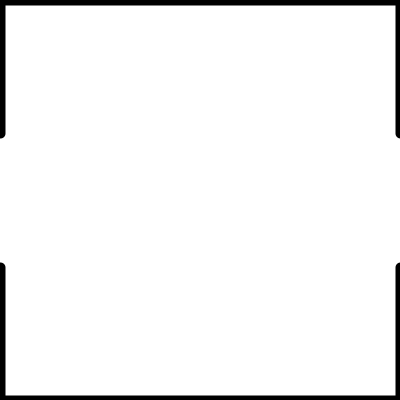
Frame 1 (no input)
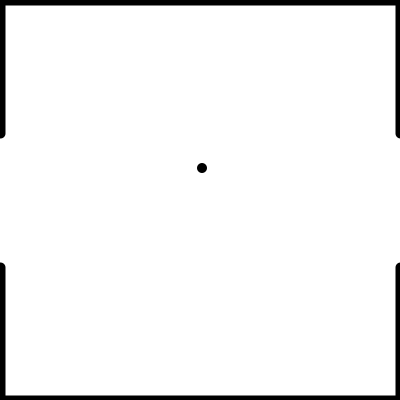
Frame 60 (the mouse pressed at the canvas centre just before this capture)
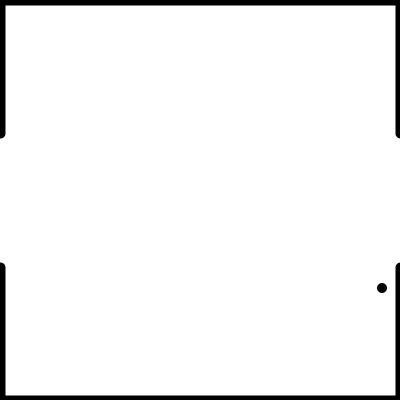
Frame 120 (the mouse held since frame 60 and released just before this capture)

The Processing sketch that drew these frames (run headless with seeded random() and noise(); from frame 60 on, the mouse is pressed at the canvas centre):

// Processing sketch: processing_131405
// ── processing_131405.pde

int x=25;
int y=50;
int xspeed = 3;
int yspeed = 2;
 
 
    void setup () {
   
  size (400,400);
 
   
  smooth ();
}
 
 
    void draw () {
     background (255);
     noStroke();
  ellipse (x,y,10,10);
 fill (0);
 stroke(0);
  strokeWeight(10);
 line(0,0,0,height/3);
 line(0,height-height/3,0,height);
 line(0,0,width,0);
 line(width,0,width,height/3);
 line(width,height-height/3,width,height);
 line(0,height,width,height);
 
  

   
 
   
  x += xspeed;
  y += yspeed;
   
 if (x>width-5) {
    
   xspeed = -xspeed;
 }
    
  else if (x<5) {
     
    xspeed = -xspeed;
     
  }
   
  if (y<5) {
     
    yspeed = -yspeed;
     
  }
   
  else if (y>height-5) {
     
    yspeed = -yspeed;
     
  }
    
    
}
